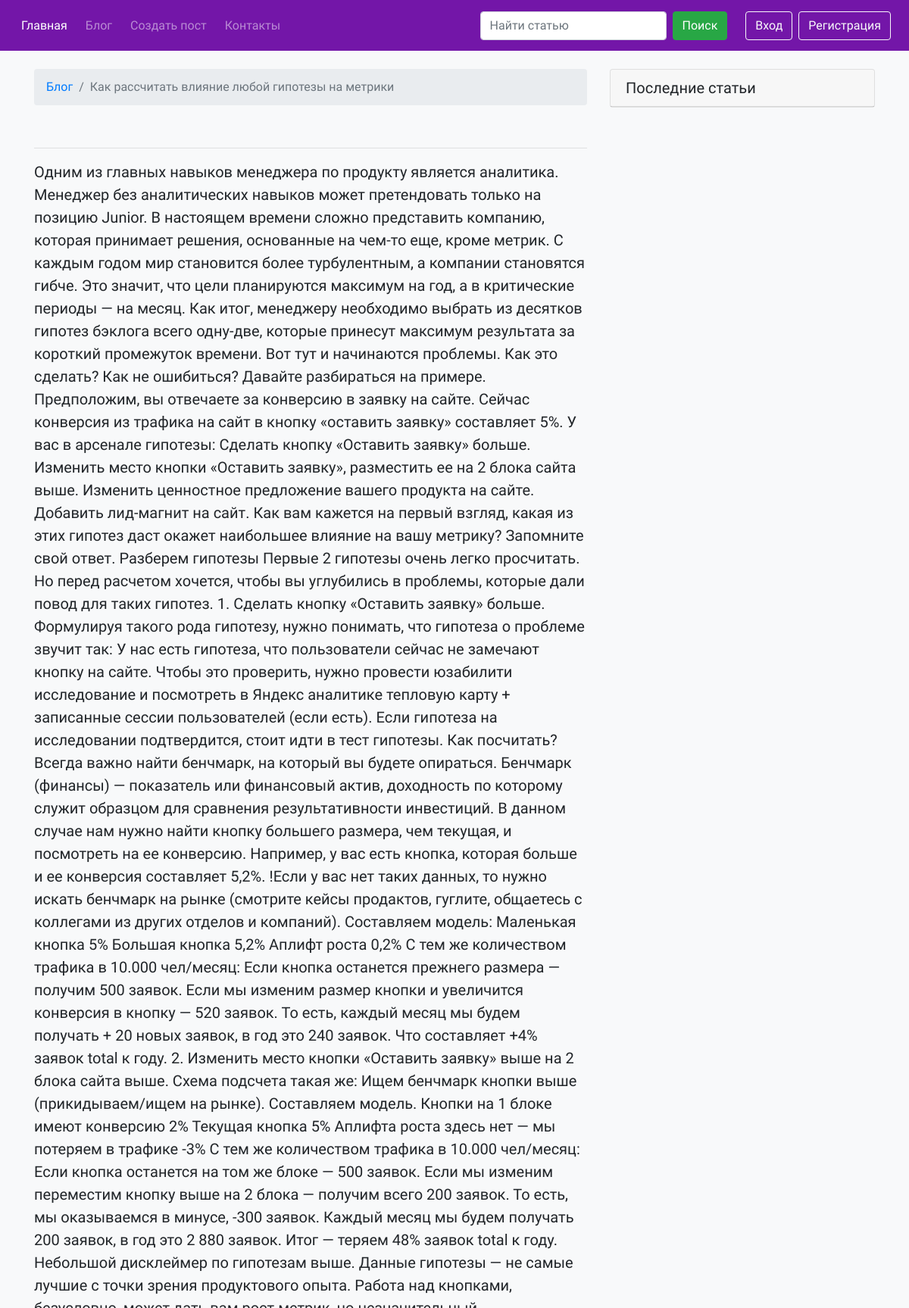
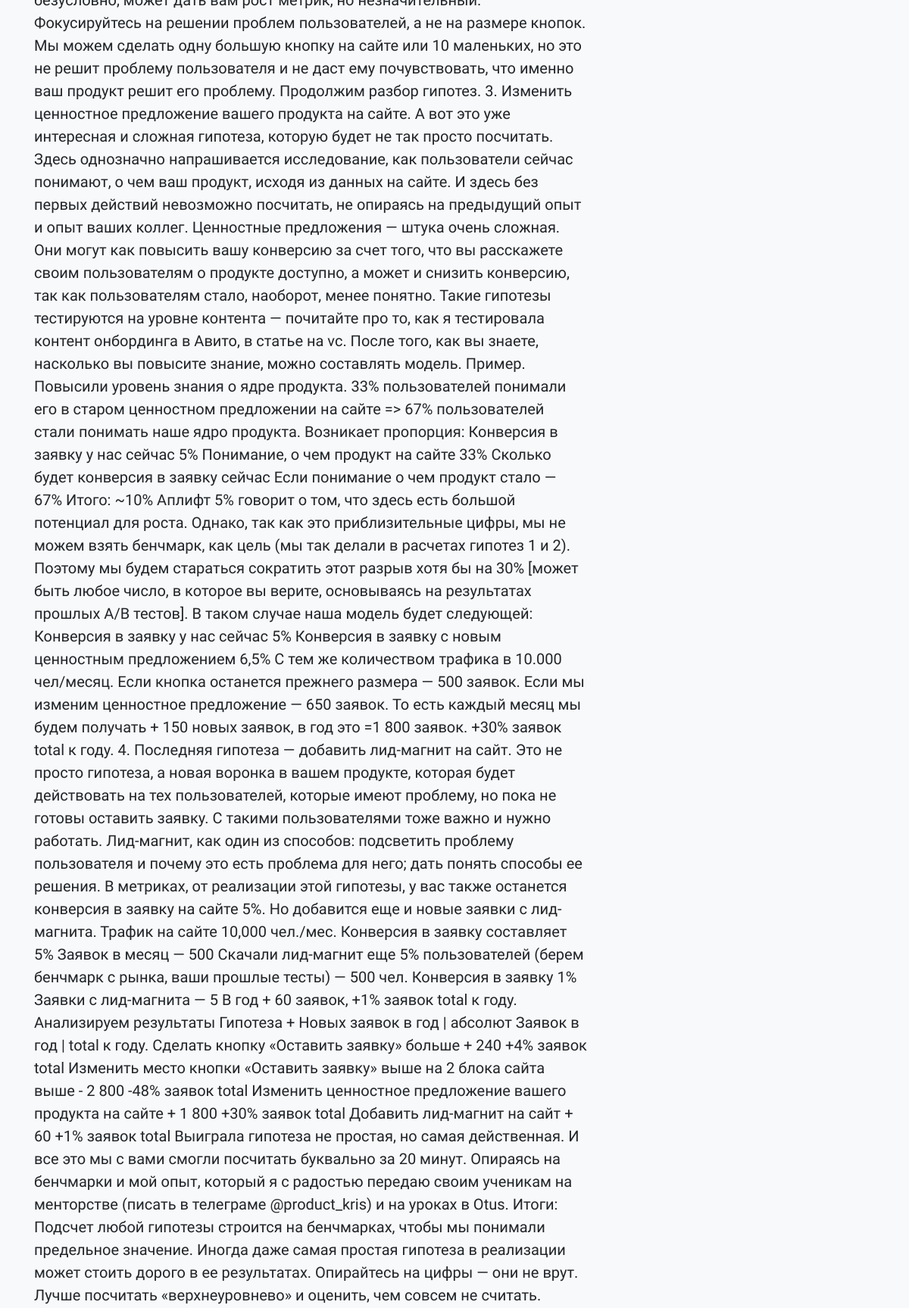
The app's page /blog/post-1 (upper part) with its own data (2 pictures, top to bottom).
### blog/models.py (models this page shows, shortened)
class PostModel(db.Model):
    id = db.Column(db.Integer, primary_key=True)
    title = db.Column(db.String(100), nullable=False)
    image = db.Column(db.String(255), nullable=True)
    description = db.Column(db.String(255), nullable=False)
    text = db.Column(db.Text, nullable=False)
    author = db.Column(db.Integer, db.ForeignKey('user_model.id', ondelete="CASCADE"))
    created_data = db.Column(db.DateTime, default=datetime.now(timezone('Europe/Minsk')))

### blog/blog.py (the view, shortened to what this page needs)
@blog.route("/post-<int:post_id>", methods=["GET", "POST"])
def post_page_view(post_id):
    comment_form = CreateCommentForm()
    if not get_post_from_post_model_where_id(post_id):
        abort(404)
    return render_template(
        "blog/post_page.html",
        post=get_post_from_post_model_where_id(post_id),
        five_last_posts=get_five_last_posts_from_posts_table(post_id),
        comment_form=comment_form,
        all_comments=get_comments_from_comments_table_where_post_id(post_id),
    )

### blog/forms.py
class CreateCommentForm(FlaskForm):
    text = TextAreaField(
        "Текст комментария",
        validators=[DataRequired()],
        render_kw={
            "class": "form-control",
            "placeholder": "",
        },
    )
    submit = SubmitField(
        "Оставить комментарий",
        render_kw={"class": "btn my-3 btn-primary btn-block"},
    )

### app.py (called while the page is built)
@app.after_request
def redirect_to_signin(response):
    if response.status_code == 401:
        flash('Пожалуйста войдите в свой аккаунт или зарегистрируйтесь, чтобы попасть в данный раздел.', 'success')
        return redirect(url_for('authentication.sign_in_view', next_page=request.url))
    return response

### blog/services.py (called while the page is built)
@logger.catch
def get_five_last_posts_from_posts_table(post_id: int):
    return PostModel.query.filter(PostModel.id != post_id).limit(5)[::-1]

@logger.catch
def get_post_from_post_model_where_id(post_id: int):
    return PostModel.query.get(post_id)

@logger.catch
def get_comments_from_comments_table_where_post_id(post_id: int):
    return db.session.query(UserModel, CommentModel).join(CommentModel, UserModel.id == CommentModel.user_id).filter_by(
        post_id=post_id
    )[::-1]

### templates/blog/post_page.html (shortened to what this page needs)
{% extends 'base.html' %}
{% block content_app %}
    <div class="container">
        <div class="row">
            <div class="col-lg-8 text-break">
                <nav aria-label="breadcrumb" class="mt-4">
                    <ol class="breadcrumb">
                        <li class="breadcrumb-item"><a href="{{ url_for("blog.blog_view") }}">Блог</a></li>
                        <li class="breadcrumb-item active" aria-current="page">{{ post.title }}</li>
                    </ol>
                </nav>
                <hr>
                <p class="lead">{{ post.text|safe }}</p>
            </div>
        {% include 'blog/post_page_aside.html' %}
        </div>
    </div>
{% endblock %}

### static/css/style.css (style rules this page uses)
* { font-family: 'Source Sans Pro', sans-serif; }
a { text-decoration: none; }

### records on screen
PostModel: title "Как рассчитать влияние любой гипотезы на метрики", text "Одним из главных навыков менеджера по продукту является аналитика. Менеджер без аналитических навыков может претендовать только на позицию Junior. В настоящем времени сложно представить компанию, которая принимает решения, основанные на чем-то еще, кроме метрик. С каждым годом мир становится более турбулентным, а компании становятся гибче. Это значит, что цели планируются максимум на год, а в критические периоды — на месяц. Как итог, менеджеру необходимо выбрать из десятков гипотез бэклога всего одну-две, которые принесут максимум результата за короткий промежуток времени. Вот тут и начинаются проблемы. Как это сделать? Как не ошибиться? Давайте разбираться на примере. Предположим, вы…"
